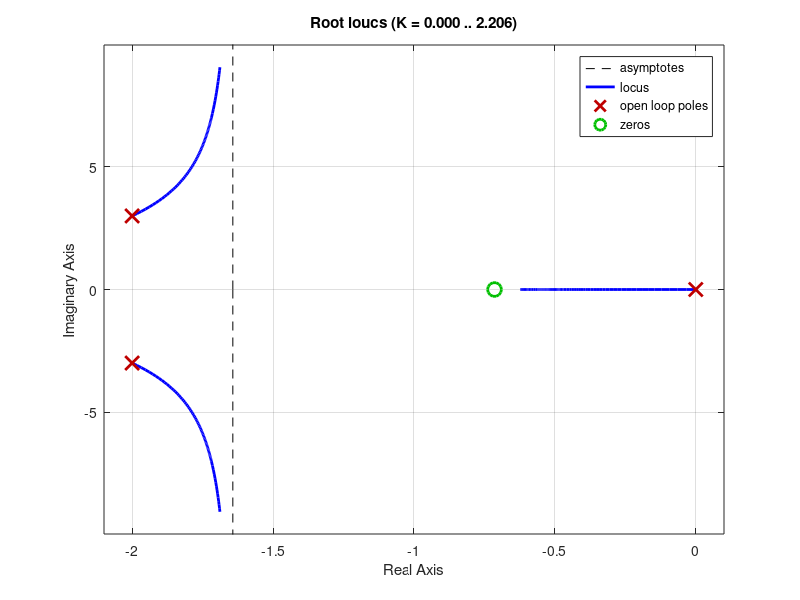

MATLAB code for this plot:

s = tf('s')
h = -24*(1+1.4*s)/(s*(s^2+4*s+13))
rlocus(-h)

%% result 
Ktheta = -0.443 % this is the gain that came out of rltool
Hc = feedback(Ktheta * h, 1)
damp(Hc)